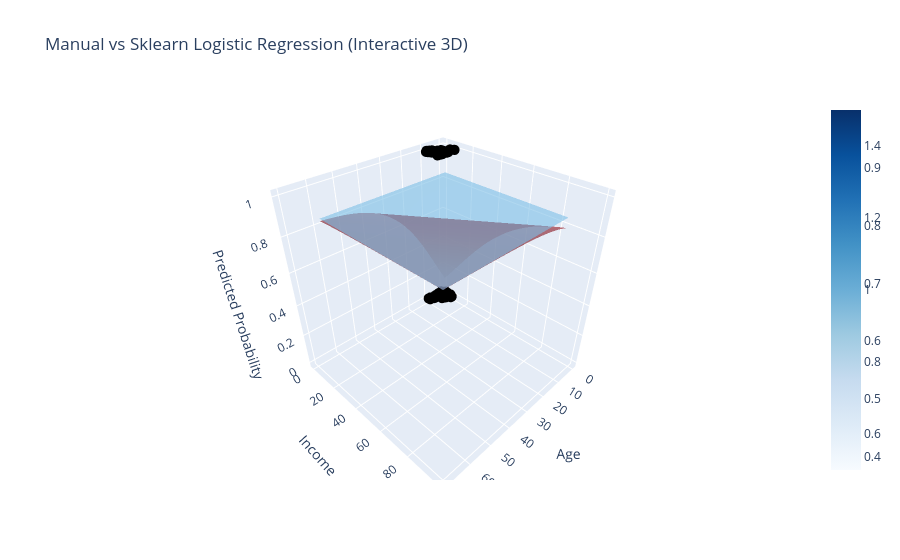

Notebook cell for this chart:
### Code cell
import plotly.graph_objects as go
m0,m1,m2=-4,0.1,0.05

# 3D VISUALIZATION
age_range = np.linspace(20, 70, 50)
income_range = np.linspace(30, 100, 50)
Age_grid, Income_grid = np.meshgrid(age_range, income_range)

# Manual surface
Z_manual = m0 + m1 * Age_grid + m2 * Income_grid
P_manual = sigmoid(Z_manual)

# Sklearn surface
Z_sklearn = c + m[0] * Age_grid + m[1] * Income_grid
P_sklearn = sigmoid(Z_sklearn)


fig = go.Figure()

fig.add_trace(go.Surface(
    x=Age_grid,
    y=Income_grid,
    z=P_manual,
    colorscale='Reds',
    opacity=0.6,
    name='Manual Model'
))

fig.add_trace(go.Surface(
    x=Age_grid,
    y=Income_grid,
    z=P_sklearn,
    colorscale='Blues',
    opacity=0.6,
    name='Sklearn Model'
))

fig.add_trace(go.Scatter3d(
    x=X.iloc[:, 0],
    y=X.iloc[:, 1],
    z=y,
    mode='markers',
    marker=dict(size=6, color='black'),
    name='Actual Data'
))

fig.update_layout(
    title='Manual vs Sklearn Logistic Regression (Interactive 3D)',
    scene=dict(
        xaxis_title='Age',
        yaxis_title='Income',
        zaxis_title='Predicted Probability'
    ),
    legend=dict(x=0.05, y=0.95)
)

fig.show()

### Figure 1 — Plotly figure (JSON) as saved in the notebook; plotly's stock layout.template omitted (floating-point values rounded to 4 significant figures; data arrays with more than 128 entries replaced by an {"elided": "..."} marker saying what was removed)
{"data": [{"colorscale": [[0, "rgb(255,245,240)"], [0.125, "rgb(254,224,210)"], [0.25, "rgb(252,187,161)"], [0.375, "rgb(252,146,114)"], [0.5, "rgb(251,106,74)"], [0.625, "rgb(239,59,44)"], [0.75, "rgb(203,24,29)"], [0.875, "rgb(165,15,21)"], [1, "rgb(103,0,13)"]], "name": "Manual Model", "opacity": 0.6, "type": "surface", "x": {"elided": "50x50 float values"}, "y": {"elided": "50x50 float values"}, "z": {"elided": "50x50 float values"}}, {"colorscale": [[0, "rgb(247,251,255)"], [0.125, "rgb(222,235,247)"], [0.25, "rgb(198,219,239)"], [0.375, "rgb(158,202,225)"], [0.5, "rgb(107,174,214)"], [0.625, "rgb(66,146,198)"], [0.75, "rgb(33,113,181)"], [0.875, "rgb(8,81,156)"], [1, "rgb(8,48,107)"]], "name": "Sklearn Model", "opacity": 0.6, "type": "surface", "x": {"elided": "50x50 float values"}, "y": {"elided": "50x50 float values"}, "z": {"elided": "50x50 float values"}}, {"marker": {"color": "black", "size": 6}, "mode": "markers", "name": "Actual Data", "type": "scatter3d", "x": [4.855, 8.625, 3.828, 7.151, 6.478, 1.922, 8.978, 6.636, 7.672, 4.866, 6.861, 8.54, 3.718, 9.181, 9.56, 5.971, 9.438, 4.358, 4.54, 1.549, 8.082, 9.62, 8.835, 1.753, 1.043, 1.196, 8.91, 4.53, 1.859, 9.557, 7.155, 2.344, 2.923, 6.333, 0.9256, 7.874, 8.348, 5.581, 5.091, 4.53, 1.424, 9.096, 4.007, 8.977, 0.09805, 0.4524, 3.863, 7.864, 8.923, 7.464, 1.342, 5.941, 0.9041, 7.751, 9.518, 7.744, 7.692, 7.092, 6.944, 0.04502, 1.546, 5.272, 0.8604, 7.253, 7.517, 9.082, 0.4557, 6.95, 9.282, 7.181, 1.132, 7.747, 7.065, 6.506, 5.701, 6.66, 1.091, 4.903, 3.443, 8.183, 9.0, 9.683, 2.992, 2.238, 0.6655, 6.779, 9.948, 3.215, 8.852, 0.2001, 5.185, 7.26, 9.151, 6.461, 4.779, 0.02228, 7.631, 3.685, 7.484, 2.031], "y": [9.64, 0.05893, 0.7232, 3.899, 8.198, 1.331, 0.9934, 8.543, 5.416, 2.043, 9.655, 2.59, 5.382, 0.1715, 0.02495, 4.188, 1.944, 9.888, 6.714, 9.375, 9.842, 2.099, 3.152, 4.219, 2.61, 7.476, 8.233, 4.906, 5.692, 1.645, 8.015, 2.959, 8.218, 7.24, 3.421, 7.791, 1.861, 2.496, 9.873, 3.762, 0.2286, 1.068, 9.792, 3.935, 7.215, 2.775, 3.913, 7.726, 7.754, 9.945, 2.343, 4.621, 9.421, 9.057, 1.301, 1.154, 8.298, 2.357, 6.485, 3.346, 7.568, 9.15, 8.988, 1.763, 2.249, 1.437, 4.722, 1.411, 8.529, 3.611, 3.265, 3.643, 1.121, 0.8631, 7.084, 2.254, 7.084, 6.025, 7.066, 0.975, 9.549, 9.507, 5.299, 4.535, 9.783, 2.028, 1.026, 0.4851, 1.028, 4.834, 0.7326, 3.974, 2.562, 7.076, 8.283, 2.658, 7.405, 5.05, 6.059, 3.937], "z": [1, 0, 0, 1, 1, 0, 1, 1, 1, 0, 1, 1, 0, 1, 0, 1, 1, 1, 1, 0, 1, 1, 1, 0, 0, 0, 1, 1, 0, 1, 1, 0, 1, 1, 0, 1, 1, 0, 1, 0, 0, 1, 1, 1, 0, 0, 0, 1, 1, 1, 0, 1, 0, 1, 0, 0, 1, 0, 1, 0, 1, 1, 0, 1, 0, 1, 0, 0, 1, 1, 0, 1, 0, 0, 1, 0, 0, 0, 0, 1, 1, 1, 0, 0, 1, 0, 1, 0, 1, 0, 0, 1, 1, 1, 1, 0, 1, 0, 1, 0]}], "layout": {"legend": {"x": 0.05, "y": 0.95}, "scene": {"xaxis": {"title": {"text": "Age"}}, "yaxis": {"title": {"text": "Income"}}, "zaxis": {"title": {"text": "Predicted Probability"}}}, "title": {"text": "Manual vs Sklearn Logistic Regression (Interactive 3D)"}}}
